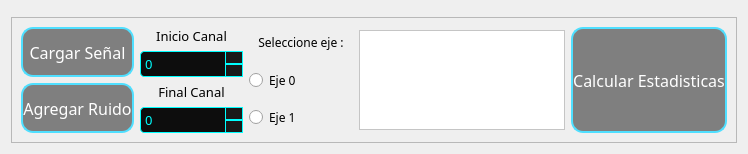
         <widget class="QWidget" name="vent_senales">
          <layout class="QGridLayout" name="gridLayout_2" rowstretch="4,1">
           <item row="0" column="0">
            <widget class="QFrame" name="frame">
             <property name="sizePolicy">
              <sizepolicy hsizetype="Expanding" vsizetype="Expanding">
               <horstretch>0</horstretch>
               <verstretch>0</verstretch>
              </sizepolicy>
             </property>
             <property name="styleSheet">
              <string notr="true">QFrame {
    border: 2px solid #00FFFF; /* Color cian tipo biomédico */
    border-radius: 5px;
}</string>
             </property>
             <property name="frameShape">
              <enum>QFrame::Shape::StyledPanel</enum>
             </property>
             <property name="frameShadow">
              <enum>QFrame::Shadow::Raised</enum>
             </property>
             <widget class="FigureCanvasQTAgg" name="widget_3" native="true">
              <property name="geometry">
               <rect>
                <x>11</x>
                <y>11</y>
                <width>709</width>
                <height>281</height>
               </rect>
              </property>
              <property name="sizePolicy">
               <sizepolicy hsizetype="Expanding" vsizetype="Expanding">
                <horstretch>0</horstretch>
                <verstretch>0</verstretch>
               </sizepolicy>
              </property>
              <property name="font">
               <font>
                <family>BankGothic Md BT</family>
                <pointsize>10</pointsize>
               </font>
              </property>
              <property name="styleSheet">
               <string notr="true"/>
              </property>
             </widget>
            </widget>
           </item>
           <item row="1" column="0">
            <widget class="QFrame" name="frame_2">
             <property name="sizePolicy">
              <sizepolicy hsizetype="Expanding" vsizetype="Expanding">
               <horstretch>0</horstretch>
               <verstretch>0</verstretch>
              </sizepolicy>
             </property>
             <property name="maximumSize">
              <size>
               <width>15000</width>
               <height>15000</height>
              </size>
             </property>
             <property name="frameShape">
              <enum>QFrame::Shape::StyledPanel</enum>
             </property>
             <property name="frameShadow">
              <enum>QFrame::Shadow::Raised</enum>
             </property>
             <layout class="QGridLayout" name="gridLayout_4">
              <item row="0" column="0">
               <layout class="QHBoxLayout" name="horizontalLayout_2" stretch="1,1,1,2,1">
                <item>
                 <layout class="QVBoxLayout" name="verticalLayout_2">
                  <item>
                   <widget class="QPushButton" name="btn_cargar_senal">
                    <property name="sizePolicy">
                     <sizepolicy hsizetype="Expanding" vsizetype="Expanding">
                      <horstretch>0</horstretch>
                      <verstretch>0</verstretch>
                     </sizepolicy>
                    </property>
                    <property name="font">
                     <font>
                      <family>BankGothic Md BT</family>
                      <pointsize>12</pointsize>
                     </font>
                    </property>
                    <property name="cursor">
                     <cursorShape>PointingHandCursor</cursorShape>
                    </property>
                    <property name="styleSheet">
                     <string notr="true">QPushButton{
    background-color: rgba(0,0,0,120);
    color: white;
    border: 2px solid #4fdfff;
    border-radius: 12px;
    font-size: 12pt;
}

QPushButton:hover {
    background-color: rgba(0, 212, 255, 0.3); 
    border: 2px solid #ffffff; 
}

QPushButton:pressed {
    background-color: #00d4ff; 
    color: black;
}</string>
                    </property>
                    <property name="text">
                     <string>Cargar Señal</string>
                    </property>
                   </widget>
                  </item>
                  <item>
                   <widget class="QPushButton" name="btn_agregar_ruido">
                    <property name="sizePolicy">
                     <sizepolicy hsizetype="Expanding" vsizetype="Expanding">
                      <horstretch>0</horstretch>
                      <verstretch>0</verstretch>
                     </sizepolicy>
                    </property>
                    <property name="font">
                     <font>
                      <family>BankGothic Md BT</family>
                      <pointsize>12</pointsize>
                     </font>
                    </property>
                    <property name="cursor">
                     <cursorShape>PointingHandCursor</cursorShape>
                    </property>
                    <property name="styleSheet">
                     <string notr="true">QPushButton{
    background-color: rgba(0,0,0,120);
    color: white;
    border: 2px solid #4fdfff;
    border-radius: 12px;
    font-size: 12pt;
}

QPushButton:hover {
    background-color: rgba(0, 212, 255, 0.3); 
    border: 2px solid #ffffff; 
}

QPushButton:pressed {
    background-color: #00d4ff; 
    color: black;
}</string>
                    </property>
                    <property name="text">
                     <string>Agregar Ruido</string>
                    </property>
                   </widget>
                  </item>
                 </layout>
                </item>
                <item>
                 <layout class="QVBoxLayout" name="verticalLayout_3">
                  <item>
                   <widget class="QLabel" name="titulo_2">
                    <property name="sizePolicy">
                     <sizepolicy hsizetype="Expanding" vsizetype="Expanding">
                      <horstretch>0</horstretch>
                      <verstretch>0</verstretch>
                     </sizepolicy>
                    </property>
                    <property name="font">
                     <font>
                      <family>BankGothic Md BT</family>
                      <pointsize>10</pointsize>
                     </font>
                    </property>
                    <property name="text">
                     <string>&lt;html&gt;&lt;head/&gt;&lt;body&gt;&lt;p align=&quot;center&quot;&gt;Inicio Canal&lt;/p&gt;&lt;/body&gt;&lt;/html&gt;</string>
                    </property>
                   </widget>
                  </item>
                  <item>
                   <widget class="QSpinBox" name="spinBox_3">
                    <property name="sizePolicy">
                     <sizepolicy hsizetype="Expanding" vsizetype="Expanding">
                      <horstretch>0</horstretch>
                      <verstretch>0</verstretch>
                     </sizepolicy>
                    </property>
                    <property name="font">
                     <font>
                      <family>BankGothic Md BT</family>
                      <pointsize>10</pointsize>
                     </font>
                    </property>
                    <property name="styleSheet">
                     <string notr="true">QSpinBox {
    background-color: #0d0d0d;        /* Fondo oscuro */
    border: 1px solid #00FFFF;        /* Borde cian */
    color: #00FFFF;                   /* Texto cian */
    border-radius: 4px;
    padding: 2px;
    selection-background-color: #00FFFF;
    selection-color: #000000;
}

QSpinBox::up-button {
    background-color: #1a1a1a;        /* Fondo del botón */
    border: 1px solid #00FFFF;
    subcontrol-origin: border;
    subcontrol-position: top right;   /* Posición flecha arriba */
    width: 16px;
}

QSpinBox::down-button {
    background-color: #1a1a1a;        /* Fondo del botón */
    border: 1px solid #00FFFF;
    subcontrol-origin: border;
    subcontrol-position: bottom right; /* Posición flecha abajo */
    width: 16px;
}</string>
                    </property>
                    <property name="maximum">
                     <number>100</number>
                    </property>
                   </widget>
                  </item>
                  <item>
                   <widget class="QLabel" name="titulo_3">
                    <property name="sizePolicy">
                     <sizepolicy hsizetype="Expanding" vsizetype="Expanding">
                      <horstretch>0</horstretch>
                      <verstretch>0</verstretch>
                     </sizepolicy>
                    </property>
                    <property name="font">
                     <font>
                      <family>BankGothic Md BT</family>
                      <pointsize>10</pointsize>
                     </font>
                    </property>
                    <property name="text">
                     <string>&lt;html&gt;&lt;head/&gt;&lt;body&gt;&lt;p align=&quot;center&quot;&gt;Final Canal&lt;/p&gt;&lt;/body&gt;&lt;/html&gt;</string>
                    </property>
                   </widget>
                  </item>
                  <item>
                   <widget class="QSpinBox" name="spinBox_2">
                    <property name="sizePolicy">
                     <sizepolicy hsizetype="Expanding" vsizetype="Expanding">
                      <horstretch>0</horstretch>
                      <verstretch>0</verstretch>
                     </sizepolicy>
                    </property>
                    <property name="font">
                     <font>
                      <family>BankGothic Md BT</family>
                      <pointsize>10</pointsize>
                     </font>
                    </property>
                    <property name="styleSheet">
                     <string notr="true">QSpinBox {
    background-color: #0d0d0d;        /* Fondo oscuro */
    border: 1px solid #00FFFF;        /* Borde cian */
    color: #00FFFF;                   /* Texto cian */
    border-radius: 4px;
    padding: 2px;
    selection-background-color: #00FFFF;
    selection-color: #000000;
}

QSpinBox::up-button {
    background-color: #1a1a1a;        /* Fondo del botón */
    border: 1px solid #00FFFF;
    subcontrol-origin: border;
    subcontrol-position: top right;   /* Posición flecha arriba */
    width: 16px;
}

QSpinBox::down-button {
    background-color: #1a1a1a;        /* Fondo del botón */
    border: 1px solid #00FFFF;
    subcontrol-origin: border;
    subcontrol-position: bottom right; /* Posición flecha abajo */
    width: 16px;
}</string>
                    </property>
                    <property name="maximum">
                     <number>100</number>
                    </property>
                   </widget>
                  </item>
                 </layout>
                </item>
                <item>
                 <layout class="QVBoxLayout" name="verticalLayout_6">
                  <item>
                   <widget class="QLabel" name="titulo_4">
                    <property name="sizePolicy">
                     <sizepolicy hsizetype="Expanding" vsizetype="Expanding">
                      <horstretch>0</horstretch>
                      <verstretch>0</verstretch>
                     </sizepolicy>
                    </property>
                    <property name="font">
                     <font>
                      <family>BankGothic Md BT</family>
                      <pointsize>9</pointsize>
                     </font>
                    </property>
                    <property name="text">
                     <string>&lt;html&gt;&lt;head/&gt;&lt;body&gt;&lt;p align=&quot;center&quot;&gt;Seleccione eje :&lt;/p&gt;&lt;/body&gt;&lt;/html&gt;</string>
                    </property>
                    <property name="alignment">
                     <set>Qt::AlignmentFlag::AlignCenter</set>
                    </property>
                    <property name="wordWrap">
                     <bool>true</bool>
                    </property>
                   </widget>
                  </item>
                  <item>
                   <widget class="QRadioButton" name="eje_0">
                    <property name="sizePolicy">
                     <sizepolicy hsizetype="Expanding" vsizetype="Expanding">
                      <horstretch>0</horstretch>
                      <verstretch>0</verstretch>
                     </sizepolicy>
                    </property>
                    <property name="font">
                     <font>
                      <family>BankGothic Md BT</family>
                      <pointsize>9</pointsize>
                     </font>
                    </property>
                    <property name="text">
                     <string>Eje 0</string>
                    </property>
                   </widget>
                  </item>
                  <item>
                   <widget class="QRadioButton" name="eje_1">
                    <property name="sizePolicy">
                     <sizepolicy hsizetype="Expanding" vsizetype="Expanding">
                      <horstretch>0</horstretch>
                      <verstretch>0</verstretch>
                     </sizepolicy>
                    </property>
                    <property name="font">
                     <font>
                      <family>BankGothic Md BT</family>
                      <pointsize>9</pointsize>
                     </font>
                    </property>
                    <property name="text">
                     <string>Eje 1</string>
                    </property>
                   </widget>
                  </item>
                 </layout>
                </item>
                <item>
                 <widget class="QTextEdit" name="result_estadis">
                  <property name="maximumSize">
                   <size>
                    <width>300</width>
                    <height>100</height>
                   </size>
                  </property>
                  <property name="font">
                   <font>
                    <family>BankGothic Md BT</family>
                    <pointsize>10</pointsize>
                   </font>
                  </property>
                  <property name="styleSheet">
                   <string notr="true">background-color: rgb(255, 255, 255);</string>
                  </property>
                  <property name="readOnly">
                   <bool>true</bool>
                  </property>
                 </widget>
                </item>
                <item>
                 <widget class="QPushButton" name="btn_calc_estadis">
                  <property name="sizePolicy">
                   <sizepolicy hsizetype="Expanding" vsizetype="Expanding">
                    <horstretch>0</horstretch>
                    <verstretch>0</verstretch>
                   </sizepolicy>
                  </property>
                  <property name="maximumSize">
                   <size>
                    <width>300</width>
                    <height>300</height>
                   </size>
                  </property>
                  <property name="font">
                   <font>
                    <family>BankGothic Md BT</family>
                    <pointsize>12</pointsize>
                   </font>
                  </property>
                  <property name="cursor">
                   <cursorShape>PointingHandCursor</cursorShape>
                  </property>
                  <property name="styleSheet">
                   <string notr="true">QPushButton{
    background-color: rgba(0,0,0,120);
    color: white;
    border: 2px solid #4fdfff;
    border-radius: 12px;
    font-size: 12pt;
}

QPushButton:hover {
    background-color: rgba(0, 212, 255, 0.3); 
    border: 2px solid #ffffff; 
}

QPushButton:pressed {
    background-color: #00d4ff; 
    color: black;
}</string>
                  </property>
                  <property name="text">
                   <string>Calcular Estadisticas</string>
                  </property>
                 </widget>
                </item>
               </layout>
              </item>
             </layout>
            </widget>
           </item>
          </layout>
         </widget>
